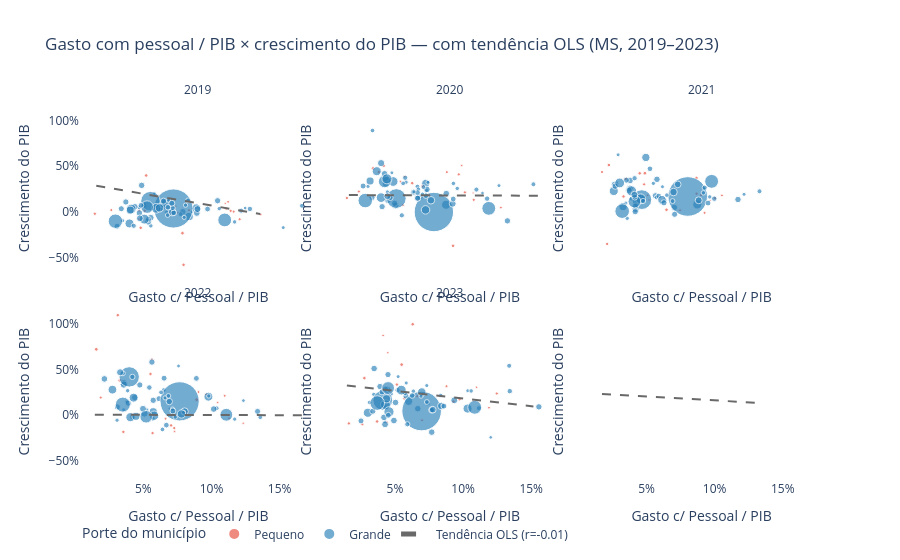

Write notebook code for a chart like this one.
### Markdown cell above
## 7. Relacao entre variaveis chave e crescimento do PIB

Graficos de dispersao com linha de tendencia OLS (via `numpy.polyfit`) para as principais variaveis explicativas do modelo. Municipios coloridos por porte (pequeno vs grande).

### Code cell
base_sc = base.copy()
base_sc["Porte"] = base_sc["dummy_pequeno_municipio"].map({0: "Grande", 1: "Pequeno"})

fig = px.scatter(
    base_sc,
    x="gasto_pessoal_pib",
    y="crescimento_pib",
    color="Porte",
    size="populacao",
    size_max=28,
    color_discrete_map={"Grande": "#2980b9", "Pequeno": "#e74c3c"},
    hover_name="municipio",
    hover_data={
        "ano": True,
        "populacao": ":,",
        "gasto_pessoal_pib": ":.3f",
        "crescimento_pib": ":.3f",
        "Porte": False,
    },
    facet_col="ano",
    facet_col_wrap=3,
    opacity=0.65,
    title="Gasto com pessoal / PIB × crescimento do PIB — com tendência OLS (MS, 2019–2023)",
    labels={"Porte": "Porte do município"},
)

# Adiciona linha OLS por painel via numpy.polyfit
anos_ordem = sorted(base_sc["ano"].unique())
primeiro_ols = True
for idx, ano in enumerate(anos_ordem):
    df_ano = base_sc[base_sc["ano"] == ano].dropna(
        subset=["gasto_pessoal_pib", "crescimento_pib"]
    )
    x = df_ano["gasto_pessoal_pib"].values
    y = df_ano["crescimento_pib"].values
    if len(x) > 2:
        coef = np.polyfit(x, y, 1)
        x_line = np.linspace(x.min(), x.max(), 60)
        y_line = np.polyval(coef, x_line)
        r = np.corrcoef(x, y)[0, 1]
        row = idx // 3 + 1
        col = idx % 3 + 1
        fig.add_trace(
            go.Scatter(
                x=x_line,
                y=y_line,
                mode="lines",
                line=dict(color="dimgray", width=2, dash="dash"),
                name=f"Tendência OLS (r={r:.2f})" if primeiro_ols else f"r={r:.2f}",
                showlegend=primeiro_ols,
                legendgroup="ols",
            ),
            row=row,
            col=col,
        )
        primeiro_ols = False

fig.update_xaxes(tickformat=".0%", title_text="Gasto c/ Pessoal / PIB")
fig.update_yaxes(tickformat=".0%", title_text="Crescimento do PIB")
fig.for_each_annotation(lambda a: a.update(text=a.text.split("=")[-1]))
fig.update_layout(
    plot_bgcolor="white",
    legend=dict(orientation="h", yanchor="bottom", y=-0.18, xanchor="left", x=0),
)
fig.show()

### Figure 1 — Plotly figure (JSON) as saved in the notebook; plotly's stock layout.template omitted (floating-point values rounded to 4 significant figures; data arrays with more than 128 entries replaced by an {"elided": "..."} marker saying what was removed)
{"data": [{"customdata": [[2019, 5343, "Pequeno"], [2019, 6788, "Pequeno"], [2019, 6116, "Pequeno"], [2019, 5947, "Pequeno"], [2019, 5924, "Pequeno"], [2019, 3051, "Pequeno"], [2019, 7610, "Pequeno"], [2019, 7187, "Pequeno"], [2019, 4027, "Pequeno"], [2019, 6712, "Pequeno"], [2019, 7341, "Pequeno"], [2019, 3814, "Pequeno"], [2019, 5555, "Pequeno"], [2019, 7674, "Pequeno"], [2019, 4831, "Pequeno"], [2019, 5499, "Pequeno"], [2019, 7851, "Pequeno"], [2019, 6529, "Pequeno"], [2019, 3588, "Pequeno"], [2019, 6102, "Pequeno"]], "hovertemplate": "<b>%{hovertext}</b><br><br>ano=%{customdata[0]}<br>gasto_pessoal_pib=%{x:.3f}<br>crescimento_pib=%{y:.3f}<br>populacao=%{customdata[1]:,}<extra></extra>", "hovertext": ["Alcinópolis", "Bandeirantes", "Caracol", "Corguinho", "Douradina", "Figueirão", "Inocência", "Jaraguari", "Jateí", "Juti", "Laguna Carapã", "Novo Horizonte do Sul", "Paraíso das Águas", "Pedro Gomes", "Rio Negro", "Rochedo", "Santa Rita do Pardo", "Selvíria", "Taquarussu", "Vicentina"], "legendgroup": "Pequeno", "marker": {"color": "#e74c3c", "opacity": 0.65, "size": [5343, 6788, 6116, 5947, 5924, 3051, 7610, 7187, 4027, 6712, 7341, 3814, 5555, 7674, 4831, 5499, 7851, 6529, 3588, 6102], "sizemode": "area", "sizeref": 1168.0, "symbol": "circle"}, "mode": "markers", "name": "Pequeno", "orientation": "v", "showlegend": true, "type": "scatter", "x": [0.1162, 0.04704, 0.1141, 0.1108, 0.1207, 0.1101, 0.05206, 0.0795, 0.07528, 0.04688, 0.04804, 0.07358, 0.02645, 0.06917, 0.1122, 0.08348, 0.07872, 0.01437, 0.1362, 0.05096], "xaxis": "x4", "y": [0.001584, -0.08058, 0.0101, 0.03487, -0.0818, 0.09159, 0.3974, -0.5817, -0.009587, 0.01461, -0.1758, 0.05762, 0.01859, -0.02185, 0.1086, 0.01763, -0.2341, -0.02158, -0.03086, 0.01075], "yaxis": "y4"}, {"customdata": [[2020, 5417, "Pequeno"], [2020, 7266, "Pequeno"], [2020, 6182, "Pequeno"], [2020, 6054, "Pequeno"], [2020, 5975, "Pequeno"], [2020, 3059, "Pequeno"], [2020, 7588, "Pequeno"], [2020, 7265, "Pequeno"], [2020, 4021, "Pequeno"], [2020, 6787, "Pequeno"], [2020, 7419, "Pequeno"], [2020, 3684, "Pequeno"], [2020, 5654, "Pequeno"], [2020, 7621, "Pequeno"], [2020, 4793, "Pequeno"], [2020, 5079, "Pequeno"], [2020, 7900, "Pequeno"], [2020, 6542, "Pequeno"], [2020, 3588, "Pequeno"], [2020, 6109, "Pequeno"]], "hovertemplate": "<b>%{hovertext}</b><br><br>ano=%{customdata[0]}<br>gasto_pessoal_pib=%{x:.3f}<br>crescimento_pib=%{y:.3f}<br>populacao=%{customdata[1]:,}<extra></extra>", "hovertext": ["Alcinópolis", "Bandeirantes", "Caracol", "Corguinho", "Douradina", "Figueirão", "Inocência", "Jaraguari", "Jateí", "Juti", "Laguna Carapã", "Novo Horizonte do Sul", "Paraíso das Águas", "Pedro Gomes", "Rio Negro", "Rochedo", "Santa Rita do Pardo", "Selvíria", "Taquarussu", "Vicentina"], "legendgroup": "Pequeno", "marker": {"color": "#e74c3c", "opacity": 0.65, "size": [5417, 7266, 6182, 6054, 5975, 3059, 7588, 7265, 4021, 6787, 7419, 3684, 5654, 7621, 4793, 5079, 7900, 6542, 3588, 6109], "sizemode": "area", "sizeref": 1168.0, "symbol": "circle"}, "mode": "markers", "name": "Pequeno", "orientation": "v", "showlegend": false, "type": "scatter", "x": [0.0881, 0.04177, 0.1014, 0.1078, 0.09687, 0.1074, 0.09265, 0.06267, 0.05408, 0.03811, 0.0339, 0.057, 0.0235, 0.07516, 0.1277, 0.0709, 0.07024, 0.01469, 0.09899, 0.05583], "xaxis": "x5", "y": [0.4344, 0.5033, 0.2125, 0.1306, 0.4096, 0.2057, -0.3728, 0.3136, 0.3304, 0.4345, 0.4754, 0.3851, 0.2222, 0.1792, 0.04583, 0.2751, 0.2844, 0.1508, 0.5068, 0.07196], "yaxis": "y5"}, {"customdata": [[2021, 5489, "Pequeno"], [2021, 7281, "Pequeno"], [2021, 6247, "Pequeno"], [2021, 6158, "Pequeno"], [2021, 6025, "Pequeno"], [2021, 3066, "Pequeno"], [2021, 7566, "Pequeno"], [2021, 7342, "Pequeno"], [2021, 4015, "Pequeno"], [2021, 6861, "Pequeno"], [2021, 7496, "Pequeno"], [2021, 3556, "Pequeno"], [2021, 5751, "Pequeno"], [2021, 7568, "Pequeno"], [2021, 4758, "Pequeno"], [2021, 5120, "Pequeno"], [2021, 7948, "Pequeno"], [2021, 6555, "Pequeno"], [2021, 3588, "Pequeno"], [2021, 6115, "Pequeno"]], "hovertemplate": "<b>%{hovertext}</b><br><br>ano=%{customdata[0]}<br>gasto_pessoal_pib=%{x:.3f}<br>crescimento_pib=%{y:.3f}<br>populacao=%{customdata[1]:,}<extra></extra>", "hovertext": ["Alcinópolis", "Bandeirantes", "Caracol", "Corguinho", "Douradina", "Figueirão", "Inocência", "Jaraguari", "Jateí", "Juti", "Laguna Carapã", "Novo Horizonte do Sul", "Paraíso das Águas", "Pedro Gomes", "Rio Negro", "Rochedo", "Santa Rita do Pardo", "Selvíria", "Taquarussu", "Vicentina"], "legendgroup": "Pequeno", "marker": {"color": "#e74c3c", "opacity": 0.65, "size": [5489, 7281, 6247, 6158, 6025, 3066, 7566, 7342, 4015, 6861, 7496, 3556, 5751, 7568, 4758, 5120, 7948, 6555, 3588, 6115], "sizemode": "area", "sizeref": 1168.0, "symbol": "circle"}, "mode": "markers", "name": "Pequeno", "orientation": "v", "showlegend": false, "type": "scatter", "x": [0.09258, 0.03489, 0.0867, 0.1003, 0.08998, 0.09657, 0.08667, 0.04498, 0.05083, 0.03307, 0.02233, 0.05181, 0.01728, 0.06464, 0.1053, 0.07458, 0.04877, 0.02106, 0.09016, 0.04819], "xaxis": "x6", "y": [-0.01173, 0.3605, 0.1976, 0.1497, 0.1827, 0.1224, 0.3698, 0.4212, 0.1816, 0.168, 0.5118, 0.1293, 0.4357, 0.02182, 0.179, 0.01566, 0.4224, -0.3519, 0.09581, 0.3004], "yaxis": "y6"}, {"customdata": [[2022, 4537, "Pequeno"], [2022, 7940, "Pequeno"], [2022, 5036, "Pequeno"], [2022, 4783, "Pequeno"], [2022, 5578, "Pequeno"], [2022, 3539, "Pequeno"], [2022, 8404, "Pequeno"], [2022, 7139, "Pequeno"], [2022, 3586, "Pequeno"], [2022, 6729, "Pequeno"], [2022, 6799, "Pequeno"], [2022, 4721, "Pequeno"], [2022, 5510, "Pequeno"], [2022, 6941, "Pequeno"], [2022, 4841, "Pequeno"], [2022, 5199, "Pequeno"], [2022, 7027, "Pequeno"], [2022, 8142, "Pequeno"], [2022, 3625, "Pequeno"], [2022, 6336, "Pequeno"]], "hovertemplate": "<b>%{hovertext}</b><br><br>ano=%{customdata[0]}<br>gasto_pessoal_pib=%{x:.3f}<br>crescimento_pib=%{y:.3f}<br>populacao=%{customdata[1]:,}<extra></extra>", "hovertext": ["Alcinópolis", "Bandeirantes", "Caracol", "Corguinho", "Douradina", "Figueirão", "Inocência", "Jaraguari", "Jateí", "Juti", "Laguna Carapã", "Novo Horizonte do Sul", "Paraíso das Águas", "Pedro Gomes", "Rio Negro", "Rochedo", "Santa Rita do Pardo", "Selvíria", "Taquarussu", "Vicentina"], "legendgroup": "Pequeno", "marker": {"color": "#e74c3c", "opacity": 0.65, "size": [4537, 7940, 5036, 4783, 5578, 3539, 8404, 7139, 3586, 6729, 6799, 4721, 5510, 6941, 4841, 5199, 7027, 8142, 3625, 6336], "sizemode": "area", "sizeref": 1168.0, "symbol": "circle"}, "mode": "markers", "name": "Pequeno", "orientation": "v", "showlegend": false, "type": "scatter", "x": [0.09603, 0.03266, 0.09046, 0.1129, 0.08202, 0.1046, 0.08916, 0.03122, 0.07288, 0.05675, 0.03532, 0.06628, 0.0187, 0.05524, 0.1097, 0.05627, 0.07034, 0.01543, 0.1233, 0.07268], "xaxis": "x", "y": [0.2271, 0.3804, 0.2525, -0.03499, 0.03305, 0.1376, 0.1681, 1.095, -0.1789, -0.1974, -0.1842, -0.04034, 0.192, 0.4501, 0.2109, 0.6112, -0.1134, 0.7206, -0.08927, -0.1421], "yaxis": "y"}, {"customdata": [[2023, 5489, "Pequeno"], [2023, 7281, "Pequeno"], [2023, 6247, "Pequeno"], [2023, 6158, "Pequeno"], [2023, 6025, "Pequeno"], [2023, 3066, "Pequeno"], [2023, 7566, "Pequeno"], [2023, 7342, "Pequeno"], [2023, 4015, "Pequeno"], [2023, 6861, "Pequeno"], [2023, 7496, "Pequeno"], [2023, 3556, "Pequeno"], [2023, 5751, "Pequeno"], [2023, 7568, "Pequeno"], [2023, 4758, "Pequeno"], [2023, 5120, "Pequeno"], [2023, 7948, "Pequeno"], [2023, 6555, "Pequeno"], [2023, 3588, "Pequeno"], [2023, 6115, "Pequeno"]], "hovertemplate": "<b>%{hovertext}</b><br><br>ano=%{customdata[0]}<br>gasto_pessoal_pib=%{x:.3f}<br>crescimento_pib=%{y:.3f}<br>populacao=%{customdata[1]:,}<extra></extra>", "hovertext": ["Alcinópolis", "Bandeirantes", "Caracol", "Corguinho", "Douradina", "Figueirão", "Inocência", "Jaraguari", "Jateí", "Juti", "Laguna Carapã", "Novo Horizonte do Sul", "Paraíso das Águas", "Pedro Gomes", "Rio Negro", "Rochedo", "Santa Rita do Pardo", "Selvíria", "Taquarussu", "Vicentina"], "legendgroup": "Pequeno", "marker": {"color": "#e74c3c", "opacity": 0.65, "size": [5489, 7281, 6247, 6158, 6025, 3066, 7566, 7342, 4015, 6861, 7496, 3556, 5751, 7568, 4758, 5120, 7948, 6555, 3588, 6115], "sizemode": "area", "sizeref": 1168.0, "symbol": "circle"}, "mode": "markers", "name": "Pequeno", "orientation": "v", "showlegend": false, "type": "scatter", "x": [0.08783, 0.03688, 0.09296, 0.1247, 0.09748, 0.1077, 0.06302, 0.04385, 0.04133, 0.05143, 0.02755, 0.04476, 0.02607, 0.05692, 0.119, 0.06989, 0.0549, 0.01616, 0.1099, 0.06635], "xaxis": "x2", "y": [0.3167, -0.07012, 0.1482, 0.2363, 0.1728, 0.1555, 0.9948, -0.07648, 0.8723, 0.334, 0.405, 0.6833, -0.1008, 0.1818, 0.08061, -0.05728, 0.5527, -0.09138, 0.3043, 0.2062], "yaxis": "y2"}, {"customdata": {"elided": "59x3 mixed values"}, "hovertemplate": "<b>%{hovertext}</b><br><br>ano=%{customdata[0]}<br>gasto_pessoal_pib=%{x:.3f}<br>crescimento_pib=%{y:.3f}<br>populacao=%{customdata[1]:,}<extra></extra>", "hovertext": ["Amambai", "Anastácio", "Anaurilândia", "Angélica", "Antônio João", "Aparecida do Taboado", "Aquidauana", "Aral Moreira", "Bataguassu", "Batayporã", "Bela Vista", "Bodoquena", "Bonito", "Brasilândia", "Caarapó", "Camapuã", "Campo Grande", "Cassilândia", "Chapadão do Sul", "Coronel Sapucaia", "Corumbá", "Costa Rica", "Coxim", "Deodápolis", "Dois Irmãos do Buriti", "Dourados", "Eldorado", "Fátima do Sul", "Glória de Dourados", "Guia Lopes da Laguna", "Iguatemi", "Itaporã", "Itaquiraí", "Ivinhema", "Japorã", "Jardim", "Ladário", "Maracaju", "Miranda", "Mundo Novo", "Naviraí", "Nioaque", "Nova Alvorada do Sul", "Nova Andradina", "Paranaíba", "Paranhos", "Ponta Porã", "Porto Murtinho", "Ribas do Rio Pardo", "Rio Brilhante", "Rio Verde de Mato Grosso", "Sete Quedas", "Sidrolândia", "Sonora", "São Gabriel do Oeste", "Tacuru", "Terenos", "Três Lagoas", "Água Clara"], "legendgroup": "Grande", "marker": {"color": "#2980b9", "opacity": 0.65, "size": [39396, 25135, 9035, 10780, 8956, 25745, 47871, 12149, 23024, 11329, 24629, 7875, 21976, 11872, 30174, 13711, 895982, 21939, 25218, 15253, 111435, 20823, 33543, 12924, 11385, 222949, 12353, 19189, 9965, 9895, 16078, 24839, 21142, 23187, 9110, 26097, 23331, 47083, 28013, 18366, 54878, 13930, 21882, 54374, 42148, 14228, 92526, 17131, 24615, 37514, 19746, 10791, 57665, 19274, 26771, 11552, 21806, 121388, 15522], "sizemode": "area", "sizeref": 1168.0, "symbol": "circle"}, "mode": "markers", "name": "Grande", "orientation": "v", "showlegend": true, "type": "scatter", "x": [0.08363, 0.06526, 0.08576, 0.03467, 0.05815, 0.05543, 0.08879, 0.05546, 0.05025, 0.06702, 0.07898, 0.1247, 0.0645, 0.04694, 0.05344, 0.07737, 0.07202, 0.06483, 0.04373, 0.1218, 0.1097, 0.03073, 0.07116, 0.06254, 0.1057, 0.05521, 0.06784, 0.07234, 0.06849, 0.07998, 0.07154, 0.04708, 0.05367, 0.03715, 0.1527, 0.08925, 0.1045, 0.0398, 0.08976, 0.06807, 0.05937, 0.08282, 0.03378, 0.04109, 0.06187, 0.1664, 0.05275, 0.1282, 0.04876, 0.04036, 0.09712, 0.08097, 0.05067, 0.04824, 0.04739, 0.117, 0.07087, 0.02948, 0.04295], "xaxis": "x4", "y": [-0.05229, 0.1001, -0.001938, -0.09753, 0.2004, -0.06494, 0.03731, -0.1541, 0.07115, -0.006568, 0.0003195, 0.04027, 0.05262, 0.04579, -0.1071, -0.02744, 0.03581, 0.1166, 0.055, 0.01211, -0.08981, -0.1586, -0.004193, 0.02978, 0.03401, 0.1161, -0.03684, -0.01181, 0.1261, -0.06177, 0.04123, -0.01275, -0.08277, 0.1074, -0.1736, -0.01414, 0.1205, -0.128, 0.0296, 0.04957, 0.03729, 0.1253, 0.03319, 0.03072, 0.04239, 0.06518, 0.05139, 0.03095, 0.2893, 0.01792, 0.02996, 0.07205, -0.08035, 0.07014, -0.07195, -0.1112, 0.09298, -0.103, -0.154], "yaxis": "y4"}, {"customdata": {"elided": "59x3 mixed values"}, "hovertemplate": "<b>%{hovertext}</b><br><br>ano=%{customdata[0]}<br>gasto_pessoal_pib=%{x:.3f}<br>crescimento_pib=%{y:.3f}<br>populacao=%{customdata[1]:,}<extra></extra>", "hovertext": ["Amambai", "Anastácio", "Anaurilândia", "Angélica", "Antônio João", "Aparecida do Taboado", "Aquidauana", "Aral Moreira", "Bataguassu", "Batayporã", "Bela Vista", "Bodoquena", "Bonito", "Brasilândia", "Caarapó", "Camapuã", "Campo Grande", "Cassilândia", "Chapadão do Sul", "Coronel Sapucaia", "Corumbá", "Costa Rica", "Coxim", "Deodápolis", "Dois Irmãos do Buriti", "Dourados", "Eldorado", "Fátima do Sul", "Glória de Dourados", "Guia Lopes da Laguna", "Iguatemi", "Itaporã", "Itaquiraí", "Ivinhema", "Japorã", "Jardim", "Ladário", "Maracaju", "Miranda", "Mundo Novo", "Naviraí", "Nioaque", "Nova Alvorada do Sul", "Nova Andradina", "Paranaíba", "Paranhos", "Ponta Porã", "Porto Murtinho", "Ribas do Rio Pardo", "Rio Brilhante", "Rio Verde de Mato Grosso", "Sete Quedas", "Sidrolândia", "Sonora", "São Gabriel do Oeste", "Tacuru", "Terenos", "Três Lagoas", "Água Clara"], "legendgroup": "Grande", "marker": {"color": "#2980b9", "opacity": 0.65, "size": [39826, 25237, 9076, 10932, 9020, 26069, 48029, 12332, 23325, 11349, 24735, 7838, 22190, 11853, 30593, 13693, 906092, 22002, 25865, 15352, 112058, 21142, 33459, 12984, 11467, 225495, 12400, 19170, 9950, 9824, 16176, 25162, 21376, 23232, 9243, 26238, 23689, 48022, 28220, 18473, 55689, 13862, 22430, 55224, 42276, 14404, 93937, 17298, 24966, 38186, 19973, 10771, 59245, 19721, 27221, 11674, 22269, 123281, 15776], "sizemode": "area", "sizeref": 1168.0, "symbol": "circle"}, "mode": "markers", "name": "Grande", "orientation": "v", "showlegend": false, "type": "scatter", "x": [0.07263, 0.06839, 0.07329, 0.0302, 0.04773, 0.05045, 0.08753, 0.0335, 0.04976, 0.05811, 0.07347, 0.1142, 0.06379, 0.04446, 0.03984, 0.06649, 0.07855, 0.06656, 0.04484, 0.1098, 0.1189, 0.02662, 0.07641, 0.05599, 0.09572, 0.05101, 0.06717, 0.06655, 0.06393, 0.07424, 0.05752, 0.04313, 0.04307, 0.04057, 0.1264, 0.08767, 0.1325, 0.03663, 0.09237, 0.0727, 0.04866, 0.07087, 0.03314, 0.03984, 0.07245, 0.1516, 0.04248, 0.1177, 0.04237, 0.03173, 0.09277, 0.07025, 0.04408, 0.04656, 0.04446, 0.09291, 0.06669, 0.02819, 0.05503], "xaxis": "x5", "y": [0.3112, 0.1629, 0.2338, 0.278, 0.4265, 0.06695, 0.07701, 0.8901, 0.09293, 0.3243, 0.2453, 0.2049, 0.215, 0.2153, 0.533, 0.276, -0.002736, 0.1503, 0.1271, 0.243, 0.03743, 0.282, 0.126, 0.311, 0.2558, 0.1456, 0.2459, 0.2092, 0.2177, 0.3223, 0.3724, 0.3062, 0.3627, 0.05597, 0.2865, 0.1987, -0.09971, 0.4445, 0.08812, 0.1768, 0.3314, 0.2705, 0.1561, 0.1548, 0.02052, 0.3013, 0.332, 0.1438, 0.4169, 0.337, 0.1399, 0.1926, 0.3607, 0.1547, 0.1702, 0.3103, 0.1486, 0.1226, -0.03918], "yaxis": "y5"}, {"customdata": {"elided": "59x3 mixed values"}, "hovertemplate": "<b>%{hovertext}</b><br><br>ano=%{customdata[0]}<br>gasto_pessoal_pib=%{x:.3f}<br>crescimento_pib=%{y:.3f}<br>populacao=%{customdata[1]:,}<extra></extra>", "hovertext": ["Amambai", "Anastácio", "Anaurilândia", "Angélica", "Antônio João", "Aparecida do Taboado", "Aquidauana", "Aral Moreira", "Bataguassu", "Batayporã", "Bela Vista", "Bodoquena", "Bonito", "Brasilândia", "Caarapó", "Camapuã", "Campo Grande", "Cassilândia", "Chapadão do Sul", "Coronel Sapucaia", "Corumbá", "Costa Rica", "Coxim", "Deodápolis", "Dois Irmãos do Buriti", "Dourados", "Eldorado", "Fátima do Sul", "Glória de Dourados", "Guia Lopes da Laguna", "Iguatemi", "Itaporã", "Itaquiraí", "Ivinhema", "Japorã", "Jardim", "Ladário", "Maracaju", "Miranda", "Mundo Novo", "Naviraí", "Nioaque", "Nova Alvorada do Sul", "Nova Andradina", "Paranaíba", "Paranhos", "Ponta Porã", "Porto Murtinho", "Ribas do Rio Pardo", "Rio Brilhante", "Rio Verde de Mato Grosso", "Sete Quedas", "Sidrolândia", "Sonora", "São Gabriel do Oeste", "Tacuru", "Terenos", "Três Lagoas", "Água Clara"], "legendgroup": "Grande", "marker": {"color": "#2980b9", "opacity": 0.65, "size": [40247, 25336, 9116, 11081, 9082, 26386, 48184, 12511, 23620, 11368, 24842, 7802, 22401, 11835, 31005, 13675, 916001, 22063, 26499, 15449, 112669, 21456, 33547, 13043, 11547, 227990, 12447, 19152, 9934, 9754, 16273, 25478, 21604, 23277, 9372, 26375, 24040, 48944, 28423, 18578, 56484, 13794, 22967, 56057, 42401, 14576, 95320, 17460, 25310, 38844, 20025, 10751, 60792, 20158, 27660, 11795, 22721, 125137, 16025], "sizemode": "area", "sizeref": 1168.0, "symbol": "circle"}, "mode": "markers", "name": "Grande", "orientation": "v", "showlegend": false, "type": "scatter", "x": [0.04947, 0.07036, 0.06166, 0.03576, 0.02911, 0.03788, 0.08724, 0.02801, 0.04752, 0.04472, 0.05764, 0.09212, 0.05645, 0.03896, 0.04197, 0.06329, 0.08021, 0.07059, 0.03782, 0.09267, 0.09775, 0.02634, 0.06979, 0.05732, 0.09639, 0.04653, 0.06491, 0.05897, 0.0608, 0.03484, 0.04121, 0.04176, 0.03512, 0.04165, 0.1216, 0.07286, 0.1171, 0.02591, 0.08827, 0.05248, 0.0457, 0.06908, 0.02702, 0.03026, 0.06131, 0.1329, 0.04109, 0.09972, 0.03701, 0.03273, 0.09513, 0.055, 0.03896, 0.04134, 0.04107, 0.09172, 0.06277, 0.03209, 0.04744], "xaxis": "x6", "y": [0.5948, 0.04736, 0.274, -0.07181, 0.6238, 0.3428, 0.07912, 0.3132, 0.1483, 0.1741, 0.3554, 0.2538, 0.1759, 0.143, 0.03071, 0.1252, 0.1675, -0.02766, 0.2562, 0.2643, 0.3333, 0.3, 0.2162, 0.1576, 0.1629, 0.133, 0.182, 0.1727, 0.09655, 0.09533, 0.3674, 0.06134, 0.3462, 0.001139, 0.1911, 0.2999, 0.1344, 0.2274, 0.1258, 0.4709, 0.1418, 0.1175, 0.2803, 0.3157, 0.1325, 0.2244, 0.1126, 0.1436, 0.2353, 0.05678, 0.09544, 0.3111, 0.2276, 0.1604, 0.1864, 0.2074, 0.09856, 0.006917, 0.1181], "yaxis": "y6"}, {"customdata": {"elided": "59x3 mixed values"}, "hovertemplate": "<b>%{hovertext}</b><br><br>ano=%{customdata[0]}<br>gasto_pessoal_pib=%{x:.3f}<br>crescimento_pib=%{y:.3f}<br>populacao=%{customdata[1]:,}<extra></extra>", "hovertext": ["Amambai", "Anastácio", "Anaurilândia", "Angélica", "Antônio João", "Aparecida do Taboado", "Aquidauana", "Aral Moreira", "Bataguassu", "Batayporã", "Bela Vista", "Bodoquena", "Bonito", "Brasilândia", "Caarapó", "Camapuã", "Campo Grande", "Cassilândia", "Chapadão do Sul", "Coronel Sapucaia", "Corumbá", "Costa Rica", "Coxim", "Deodápolis", "Dois Irmãos do Buriti", "Dourados", "Eldorado", "Fátima do Sul", "Glória de Dourados", "Guia Lopes da Laguna", "Iguatemi", "Itaporã", "Itaquiraí", "Ivinhema", "Japorã", "Jardim", "Ladário", "Maracaju", "Miranda", "Mundo Novo", "Naviraí", "Nioaque", "Nova Alvorada do Sul", "Nova Andradina", "Paranaíba", "Paranhos", "Ponta Porã", "Porto Murtinho", "Ribas do Rio Pardo", "Rio Brilhante", "Rio Verde de Mato Grosso", "Sete Quedas", "Sidrolândia", "Sonora", "São Gabriel do Oeste", "Tacuru", "Terenos", "Três Lagoas", "Água Clara"], "legendgroup": "Grande", "marker": {"color": "#2980b9", "opacity": 0.65, "size": [39325, 24114, 7653, 10729, 9303, 27674, 46803, 10748, 23031, 10712, 21613, 8567, 23659, 11579, 30612, 13583, 898100, 20988, 30993, 14289, 96268, 26037, 32151, 13663, 11100, 243367, 11386, 20609, 10444, 9940, 13808, 24137, 19423, 27821, 8148, 23981, 21522, 45047, 25536, 19193, 50457, 13220, 21822, 48563, 40957, 12921, 92017, 12859, 23150, 37601, 19818, 10994, 47118, 14516, 29579, 10808, 17652, 132152, 16741], "sizemode": "area", "sizeref": 1168.0, "symbol": "circle"}, "mode": "markers", "name": "Grande", "orientation": "v", "showlegend": false, "type": "scatter", "x": [0.05726, 0.05628, 0.06948, 0.03784, 0.03556, 0.03562, 0.09774, 0.03068, 0.04738, 0.05255, 0.06149, 0.07582, 0.05724, 0.03848, 0.05079, 0.06503, 0.07662, 0.06522, 0.03564, 0.1038, 0.1109, 0.02139, 0.08027, 0.06301, 0.09804, 0.03959, 0.07135, 0.07168, 0.06596, 0.07962, 0.05689, 0.04364, 0.04203, 0.04972, 0.1235, 0.06903, 0.1339, 0.02729, 0.1017, 0.06688, 0.05791, 0.06836, 0.03092, 0.04045, 0.07797, 0.06402, 0.05202, 0.1358, 0.03893, 0.04452, 0.08891, 0.07338, 0.04284, 0.03494, 0.03291, 0.1171, 0.05439, 0.03493, 0.04191], "xaxis": "x", "y": [0.03624, 0.5807, 0.0694, 0.147, 0.05826, 0.3524, 0.2015, -0.05637, 0.3301, 0.05537, 0.1796, 0.5376, 0.1618, 0.267, 0.01693, 0.2739, 0.1504, 0.4039, 0.3336, 0.07395, 0.003062, 0.3962, 0.0388, 0.2489, 0.209, 0.418, 0.06501, 0.04461, 0.1883, 0.03058, -0.04053, 0.1927, -0.02058, 0.06838, 0.1587, 0.1481, 0.04029, 0.2784, 0.06578, -0.1101, -0.006721, 0.21, 0.0889, -0.02328, 0.01226, -0.1572, -0.01873, -0.02432, 0.1301, -0.01364, 0.4019, -0.022, 0.1905, 0.4574, 0.4688, -0.04449, 0.3018, 0.1145, 0.418], "yaxis": "y"}, {"customdata": {"elided": "59x3 mixed values"}, "hovertemplate": "<b>%{hovertext}</b><br><br>ano=%{customdata[0]}<br>gasto_pessoal_pib=%{x:.3f}<br>crescimento_pib=%{y:.3f}<br>populacao=%{customdata[1]:,}<extra></extra>", "hovertext": ["Amambai", "Anastácio", "Anaurilândia", "Angélica", "Antônio João", "Aparecida do Taboado", "Aquidauana", "Aral Moreira", "Bataguassu", "Batayporã", "Bela Vista", "Bodoquena", "Bonito", "Brasilândia", "Caarapó", "Camapuã", "Campo Grande", "Cassilândia", "Chapadão do Sul", "Coronel Sapucaia", "Corumbá", "Costa Rica", "Coxim", "Deodápolis", "Dois Irmãos do Buriti", "Dourados", "Eldorado", "Fátima do Sul", "Glória de Dourados", "Guia Lopes da Laguna", "Iguatemi", "Itaporã", "Itaquiraí", "Ivinhema", "Japorã", "Jardim", "Ladário", "Maracaju", "Miranda", "Mundo Novo", "Naviraí", "Nioaque", "Nova Alvorada do Sul", "Nova Andradina", "Paranaíba", "Paranhos", "Ponta Porã", "Porto Murtinho", "Ribas do Rio Pardo", "Rio Brilhante", "Rio Verde de Mato Grosso", "Sete Quedas", "Sidrolândia", "Sonora", "São Gabriel do Oeste", "Tacuru", "Terenos", "Três Lagoas", "Água Clara"], "legendgroup": "Grande", "marker": {"color": "#2980b9", "opacity": 0.65, "size": [40247, 25336, 9116, 11081, 9082, 26386, 48184, 12511, 23620, 11368, 24842, 7802, 22401, 11835, 31005, 13675, 916001, 22063, 26499, 15449, 112669, 21456, 33547, 13043, 11547, 227990, 12447, 19152, 9934, 9754, 16273, 25478, 21604, 23277, 9372, 26375, 24040, 48944, 28423, 18578, 56484, 13794, 22967, 56057, 42401, 14576, 95320, 17460, 25310, 38844, 20025, 10751, 60792, 20158, 27660, 11795, 22721, 125137, 16025], "sizemode": "area", "sizeref": 1168.0, "symbol": "circle"}, "mode": "markers", "name": "Grande", "orientation": "v", "showlegend": false, "type": "scatter", "x": [0.06002, 0.07699, 0.05234, 0.03447, 0.04255, 0.04194, 0.1033, 0.03144, 0.03901, 0.04719, 0.06676, 0.1203, 0.05808, 0.04213, 0.04452, 0.07426, 0.06957, 0.07726, 0.04923, 0.1116, 0.1085, 0.02506, 0.08405, 0.05744, 0.08363, 0.04103, 0.0635, 0.07689, 0.05825, 0.07334, 0.05189, 0.0504, 0.04051, 0.04295, 0.1035, 0.07778, 0.1556, 0.03006, 0.09355, 0.06264, 0.05464, 0.07341, 0.03375, 0.04303, 0.06969, 0.1339, 0.04496, 0.1343, 0.0347, 0.04377, 0.08595, 0.06915, 0.0456, 0.04511, 0.04273, 0.1059, 0.04488, 0.03696, 0.05907], "xaxis": "x2", "y": [0.1513, -0.187, 0.4212, 0.2265, -0.0712, -0.02497, 0.07117, 0.1384, 0.3125, 0.2316, 0.07035, -0.2443, 0.2084, 0.09736, 0.2763, 0.1265, 0.04425, 0.0599, -0.05969, 0.07534, 0.08512, -0.06375, 0.1001, 0.237, 0.2152, 0.1615, 0.2609, 0.05347, 0.3518, 0.3232, 0.2729, 0.1379, 0.2543, 0.2843, 0.2664, 0.05842, 0.08993, 0.02523, 0.1624, 0.2143, 0.2734, 0.1434, 0.04304, 0.1133, 0.2523, 0.5399, 0.2964, 0.2621, 0.5098, 0.1783, 0.09802, 0.2077, 0.03554, -0.002428, -0.1017, 0.2643, 0.4435, 0.1316, -0.1012], "yaxis": "y2"}, {"legendgroup": "ols", "line": {"color": "dimgray", "dash": "dash", "width": 2}, "mode": "lines", "name": "Tendência OLS (r=-0.01)", "showlegend": true, "type": "scatter", "x": [0.01437, 0.01695, 0.01953, 0.02211, 0.02468, 0.02726, 0.02984, 0.03241, 0.03499, 0.03757, 0.04015, 0.04272, 0.0453, 0.04788, 0.05045, 0.05303, 0.05561, 0.05819, 0.06076, 0.06334, 0.06592, 0.0685, 0.07107, 0.07365, 0.07623, 0.0788, 0.08138, 0.08396, 0.08654, 0.08911, 0.09169, 0.09427, 0.09684, 0.09942, 0.102, 0.1046, 0.1072, 0.1097, 0.1123, 0.1149, 0.1175, 0.12, 0.1226, 0.1252, 0.1278, 0.1303, 0.1329, 0.1355, 0.1381, 0.1407, 0.1432, 0.1458, 0.1484, 0.151, 0.1535, 0.1561, 0.1587, 0.1613, 0.1639, 0.1664], "xaxis": "x", "y": [0.003703, 0.003612, 0.00352, 0.003429, 0.003337, 0.003246, 0.003155, 0.003063, 0.002972, 0.00288, 0.002789, 0.002697, 0.002606, 0.002514, 0.002423, 0.002331, 0.00224, 0.002149, 0.002057, 0.001966, 0.001874, 0.001783, 0.001691, 0.0016, 0.001508, 0.001417, 0.001325, 0.001234, 0.001142, 0.001051, 0.0009596, 0.0008681, 0.0007767, 0.0006852, 0.0005938, 0.0005023, 0.0004109, 0.0003194, 0.0002279, 0.0001365, 4.503e-05, -4.643e-05, -0.0001379, -0.0002293, -0.0003208, -0.0004122, -0.0005037, -0.0005952, -0.0006866, -0.0007781, -0.0008695, -0.000961, -0.001052, -0.001144, -0.001235, -0.001327, -0.001418, -0.00151, -0.001601, -0.001693], "yaxis": "y"}, {"legendgroup": "ols", "line": {"color": "dimgray", "dash": "dash", "width": 2}, "mode": "lines", "name": "r=-0.29", "showlegend": false, "type": "scatter", "x": [0.01469, 0.01701, 0.01933, 0.02166, 0.02398, 0.0263, 0.02862, 0.03094, 0.03326, 0.03558, 0.0379, 0.04023, 0.04255, 0.04487, 0.04719, 0.04951, 0.05183, 0.05415, 0.05647, 0.0588, 0.06112, 0.06344, 0.06576, 0.06808, 0.0704, 0.07272, 0.07504, 0.07737, 0.07969, 0.08201, 0.08433, 0.08665, 0.08897, 0.09129, 0.09361, 0.09594, 0.09826, 0.1006, 0.1029, 0.1052, 0.1075, 0.1099, 0.1122, 0.1145, 0.1168, 0.1191, 0.1215, 0.1238, 0.1261, 0.1284, 0.1308, 0.1331, 0.1354, 0.1377, 0.14, 0.1424, 0.1447, 0.147, 0.1493, 0.1516], "xaxis": "x2", "y": [0.3243, 0.3204, 0.3165, 0.3126, 0.3087, 0.3048, 0.3009, 0.297, 0.2931, 0.2892, 0.2853, 0.2814, 0.2775, 0.2736, 0.2697, 0.2658, 0.2619, 0.258, 0.2541, 0.2502, 0.2463, 0.2424, 0.2385, 0.2346, 0.2307, 0.2268, 0.2229, 0.219, 0.2151, 0.2112, 0.2073, 0.2033, 0.1994, 0.1955, 0.1916, 0.1877, 0.1838, 0.1799, 0.176, 0.1721, 0.1682, 0.1643, 0.1604, 0.1565, 0.1526, 0.1487, 0.1448, 0.1409, 0.137, 0.1331, 0.1292, 0.1253, 0.1214, 0.1175, 0.1136, 0.1097, 0.1058, 0.1019, 0.09802, 0.09412], "yaxis": "y2"}, {"legendgroup": "ols", "line": {"color": "dimgray", "dash": "dash", "width": 2}, "mode": "lines", "name": "r=-0.15", "showlegend": false, "type": "scatter", "x": [0.01728, 0.01924, 0.0212, 0.02316, 0.02512, 0.02708, 0.02904, 0.031, 0.03296, 0.03492, 0.03688, 0.03884, 0.0408, 0.04276, 0.04472, 0.04668, 0.04864, 0.0506, 0.05256, 0.05452, 0.05647, 0.05843, 0.06039, 0.06235, 0.06431, 0.06627, 0.06823, 0.07019, 0.07215, 0.07411, 0.07607, 0.07803, 0.07999, 0.08195, 0.08391, 0.08587, 0.08783, 0.08979, 0.09175, 0.09371, 0.09567, 0.09763, 0.09959, 0.1016, 0.1035, 0.1055, 0.1074, 0.1094, 0.1114, 0.1133, 0.1153, 0.1172, 0.1192, 0.1211, 0.1231, 0.1251, 0.127, 0.129, 0.1309, 0.1329], "xaxis": "x3", "y": [0.2313, 0.2296, 0.2279, 0.2263, 0.2246, 0.2229, 0.2213, 0.2196, 0.2179, 0.2163, 0.2146, 0.2129, 0.2113, 0.2096, 0.2079, 0.2063, 0.2046, 0.2029, 0.2013, 0.1996, 0.1979, 0.1963, 0.1946, 0.1929, 0.1913, 0.1896, 0.1879, 0.1863, 0.1846, 0.183, 0.1813, 0.1796, 0.178, 0.1763, 0.1746, 0.173, 0.1713, 0.1696, 0.168, 0.1663, 0.1646, 0.163, 0.1613, 0.1596, 0.158, 0.1563, 0.1546, 0.153, 0.1513, 0.1496, 0.148, 0.1463, 0.1446, 0.143, 0.1413, 0.1396, 0.138, 0.1363, 0.1346, 0.133], "yaxis": "y3"}, {"legendgroup": "ols", "line": {"color": "dimgray", "dash": "dash", "width": 2}, "mode": "lines", "name": "r=-0.32", "showlegend": false, "type": "scatter", "x": [0.01543, 0.01747, 0.01951, 0.02156, 0.0236, 0.02564, 0.02768, 0.02972, 0.03176, 0.0338, 0.03584, 0.03788, 0.03992, 0.04196, 0.044, 0.04604, 0.04808, 0.05012, 0.05216, 0.05421, 0.05625, 0.05829, 0.06033, 0.06237, 0.06441, 0.06645, 0.06849, 0.07053, 0.07257, 0.07461, 0.07665, 0.07869, 0.08073, 0.08277, 0.08481, 0.08686, 0.0889, 0.09094, 0.09298, 0.09502, 0.09706, 0.0991, 0.1011, 0.1032, 0.1052, 0.1073, 0.1093, 0.1113, 0.1134, 0.1154, 0.1175, 0.1195, 0.1215, 0.1236, 0.1256, 0.1277, 0.1297, 0.1317, 0.1338, 0.1358], "xaxis": "x4", "y": [0.2854, 0.2801, 0.2748, 0.2696, 0.2643, 0.2591, 0.2538, 0.2486, 0.2433, 0.2381, 0.2328, 0.2276, 0.2223, 0.2171, 0.2118, 0.2066, 0.2013, 0.1961, 0.1908, 0.1856, 0.1803, 0.1751, 0.1698, 0.1646, 0.1593, 0.1541, 0.1488, 0.1435, 0.1383, 0.133, 0.1278, 0.1225, 0.1173, 0.112, 0.1068, 0.1015, 0.09628, 0.09103, 0.08577, 0.08052, 0.07527, 0.07002, 0.06476, 0.05951, 0.05426, 0.04901, 0.04376, 0.0385, 0.03325, 0.028, 0.02275, 0.0175, 0.01224, 0.006991, 0.001739, -0.003513, -0.008765, -0.01402, -0.01927, -0.02452], "yaxis": "y4"}, {"legendgroup": "ols", "line": {"color": "dimgray", "dash": "dash", "width": 2}, "mode": "lines", "name": "r=-0.01", "showlegend": false, "type": "scatter", "x": [0.01616, 0.01852, 0.02089, 0.02325, 0.02561, 0.02798, 0.03034, 0.03271, 0.03507, 0.03744, 0.0398, 0.04216, 0.04453, 0.04689, 0.04926, 0.05162, 0.05398, 0.05635, 0.05871, 0.06108, 0.06344, 0.06581, 0.06817, 0.07053, 0.0729, 0.07526, 0.07763, 0.07999, 0.08235, 0.08472, 0.08708, 0.08945, 0.09181, 0.09418, 0.09654, 0.0989, 0.1013, 0.1036, 0.106, 0.1084, 0.1107, 0.1131, 0.1155, 0.1178, 0.1202, 0.1225, 0.1249, 0.1273, 0.1296, 0.132, 0.1344, 0.1367, 0.1391, 0.1415, 0.1438, 0.1462, 0.1486, 0.1509, 0.1533, 0.1556], "xaxis": "x5", "y": [0.1828, 0.1827, 0.1826, 0.1825, 0.1824, 0.1822, 0.1821, 0.182, 0.1819, 0.1818, 0.1817, 0.1815, 0.1814, 0.1813, 0.1812, 0.1811, 0.1809, 0.1808, 0.1807, 0.1806, 0.1805, 0.1804, 0.1802, 0.1801, 0.18, 0.1799, 0.1798, 0.1797, 0.1795, 0.1794, 0.1793, 0.1792, 0.1791, 0.1789, 0.1788, 0.1787, 0.1786, 0.1785, 0.1784, 0.1782, 0.1781, 0.178, 0.1779, 0.1778, 0.1776, 0.1775, 0.1774, 0.1773, 0.1772, 0.1771, 0.1769, 0.1768, 0.1767, 0.1766, 0.1765, 0.1764, 0.1762, 0.1761, 0.176, 0.1759], "yaxis": "y5"}], "layout": {"annotations": [{"font": {}, "showarrow": false, "text": "2022", "x": 0.16, "xanchor": "center", "xref": "paper", "y": 0.465, "yanchor": "bottom", "yref": "paper"}, {"font": {}, "showarrow": false, "text": "2023", "x": 0.5, "xanchor": "center", "xref": "paper", "y": 0.465, "yanchor": "bottom", "yref": "paper"}, {"font": {}, "showarrow": false, "text": "2019", "x": 0.16, "xanchor": "center", "xref": "paper", "y": 1.0, "yanchor": "bottom", "yref": "paper"}, {"font": {}, "showarrow": false, "text": "2020", "x": 0.5, "xanchor": "center", "xref": "paper", "y": 1.0, "yanchor": "bottom", "yref": "paper"}, {"font": {}, "showarrow": false, "text": "2021", "x": 0.84, "xanchor": "center", "xref": "paper", "y": 1.0, "yanchor": "bottom", "yref": "paper"}], "legend": {"itemsizing": "constant", "orientation": "h", "title": {"text": "Porte do município"}, "tracegroupgap": 0, "x": 0, "xanchor": "left", "y": -0.18, "yanchor": "bottom"}, "plot_bgcolor": "white", "title": {"text": "Gasto com pessoal / PIB × crescimento do PIB — com tendência OLS (MS, 2019–2023)"}, "xaxis": {"anchor": "y", "domain": [0.0, 0.32], "tickformat": ".0%", "title": {"text": "Gasto c/ Pessoal / PIB"}}, "xaxis2": {"anchor": "y2", "domain": [0.34, 0.66], "matches": "x", "tickformat": ".0%", "title": {"text": "Gasto c/ Pessoal / PIB"}}, "xaxis3": {"anchor": "y3", "domain": [0.68, 1.0], "matches": "x", "tickformat": ".0%", "title": {"text": "Gasto c/ Pessoal / PIB"}}, "xaxis4": {"anchor": "y4", "domain": [0.0, 0.32], "matches": "x", "showticklabels": false, "tickformat": ".0%", "title": {"text": "Gasto c/ Pessoal / PIB"}}, "xaxis5": {"anchor": "y5", "domain": [0.34, 0.66], "matches": "x", "showticklabels": false, "tickformat": ".0%", "title": {"text": "Gasto c/ Pessoal / PIB"}}, "xaxis6": {"anchor": "y6", "domain": [0.68, 1.0], "matches": "x", "showticklabels": false, "tickformat": ".0%", "title": {"text": "Gasto c/ Pessoal / PIB"}}, "yaxis": {"anchor": "x", "domain": [0.0, 0.465], "tickformat": ".0%", "title": {"text": "Crescimento do PIB"}}, "yaxis2": {"anchor": "x2", "domain": [0.0, 0.465], "matches": "y", "showticklabels": false, "tickformat": ".0%", "title": {"text": "Crescimento do PIB"}}, "yaxis3": {"anchor": "x3", "domain": [0.0, 0.465], "matches": "y", "showticklabels": false, "tickformat": ".0%", "title": {"text": "Crescimento do PIB"}}, "yaxis4": {"anchor": "x4", "domain": [0.535, 1.0], "matches": "y", "tickformat": ".0%", "title": {"text": "Crescimento do PIB"}}, "yaxis5": {"anchor": "x5", "domain": [0.535, 1.0], "matches": "y", "showticklabels": false, "tickformat": ".0%", "title": {"text": "Crescimento do PIB"}}, "yaxis6": {"anchor": "x6", "domain": [0.535, 1.0], "matches": "y", "showticklabels": false, "tickformat": ".0%", "title": {"text": "Crescimento do PIB"}}}}
